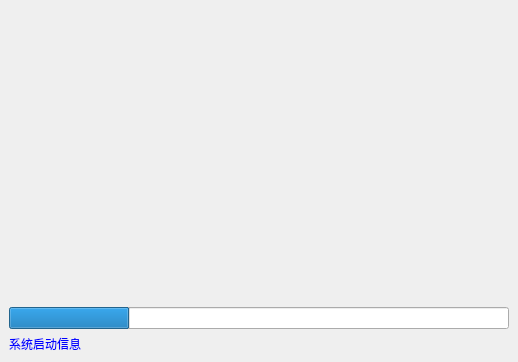
<?xml version="1.0" encoding="UTF-8"?>
<ui version="4.0">
 <class>MainWindow</class>
 <widget class="QMainWindow" name="MainWindow">
  <property name="windowModality">
   <enum>Qt::WindowModal</enum>
  </property>
  <property name="geometry">
   <rect>
    <x>0</x>
    <y>0</y>
    <width>518</width>
    <height>362</height>
   </rect>
  </property>
  <property name="windowTitle">
   <string>启动闪屏</string>
  </property>
  <property name="autoFillBackground">
   <bool>true</bool>
  </property>
  <widget class="QWidget" name="centralwidget">
   <layout class="QVBoxLayout" name="verticalLayout">
    <item>
     <widget class="QLabel" name="label">
      <property name="sizePolicy">
       <sizepolicy hsizetype="Expanding" vsizetype="Expanding">
        <horstretch>0</horstretch>
        <verstretch>0</verstretch>
       </sizepolicy>
      </property>
      <property name="autoFillBackground">
       <bool>true</bool>
      </property>
      <property name="text">
       <string/>
      </property>
      <property name="pixmap">
       <pixmap resource="../resource.qrc">:/icon/splash.png</pixmap>
      </property>
      <property name="scaledContents">
       <bool>true</bool>
      </property>
      <property name="alignment">
       <set>Qt::AlignCenter</set>
      </property>
     </widget>
    </item>
    <item>
     <widget class="QProgressBar" name="progressBar">
      <property name="value">
       <number>24</number>
      </property>
      <property name="textVisible">
       <bool>false</bool>
      </property>
      <property name="invertedAppearance">
       <bool>false</bool>
      </property>
     </widget>
    </item>
    <item>
     <widget class="QLabel" name="label_msg">
      <property name="palette">
       <palette>
        <active>
         <colorrole role="WindowText">
          <brush brushstyle="SolidPattern">
           <color alpha="255">
            <red>0</red>
            <green>0</green>
            <blue>255</blue>
           </color>
          </brush>
         </colorrole>
         <colorrole role="Button">
          <brush brushstyle="SolidPattern">
           <color alpha="255">
            <red>0</red>
            <green>0</green>
            <blue>255</blue>
           </color>
          </brush>
         </colorrole>
         <colorrole role="Light">
          <brush brushstyle="SolidPattern">
           <color alpha="255">
            <red>127</red>
            <green>127</green>
            <blue>255</blue>
           </color>
          </brush>
         </colorrole>
         <colorrole role="Midlight">
          <brush brushstyle="SolidPattern">
           <color alpha="255">
            <red>63</red>
            <green>63</green>
            <blue>255</blue>
           </color>
          </brush>
         </colorrole>
         <colorrole role="Dark">
          <brush brushstyle="SolidPattern">
           <color alpha="255">
            <red>0</red>
            <green>0</green>
            <blue>127</blue>
           </color>
          </brush>
         </colorrole>
         <colorrole role="Mid">
          <brush brushstyle="SolidPattern">
           <color alpha="255">
            <red>0</red>
            <green>0</green>
            <blue>170</blue>
           </color>
          </brush>
         </colorrole>
         <colorrole role="Text">
          <brush brushstyle="SolidPattern">
           <color alpha="255">
            <red>0</red>
            <green>0</green>
            <blue>255</blue>
           </color>
          </brush>
         </colorrole>
         <colorrole role="BrightText">
          <brush brushstyle="SolidPattern">
           <color alpha="255">
            <red>255</red>
            <green>255</green>
            <blue>255</blue>
           </color>
          </brush>
         </colorrole>
         <colorrole role="ButtonText">
          <brush brushstyle="SolidPattern">
           <color alpha="255">
            <red>0</red>
            <green>0</green>
            <blue>0</blue>
           </color>
          </brush>
         </colorrole>
         <colorrole role="Base">
          <brush brushstyle="SolidPattern">
           <color alpha="255">
            <red>255</red>
            <green>255</green>
            <blue>255</blue>
           </color>
          </brush>
         </colorrole>
         <colorrole role="Window">
          <brush brushstyle="SolidPattern">
           <color alpha="255">
            <red>0</red>
            <green>0</green>
            <blue>255</blue>
           </color>
          </brush>
         </colorrole>
         <colorrole role="Shadow">
          <brush brushstyle="SolidPattern">
           <color alpha="255">
            <red>0</red>
            <green>0</green>
            <blue>0</blue>
           </color>
          </brush>
         </colorrole>
         <colorrole role="AlternateBase">
          <brush brushstyle="SolidPattern">
           <color alpha="255">
            <red>127</red>
            <green>127</green>
            <blue>255</blue>
           </color>
          </brush>
         </colorrole>
         <colorrole role="ToolTipBase">
          <brush brushstyle="SolidPattern">
           <color alpha="255">
            <red>255</red>
            <green>255</green>
            <blue>220</blue>
           </color>
          </brush>
         </colorrole>
         <colorrole role="ToolTipText">
          <brush brushstyle="SolidPattern">
           <color alpha="255">
            <red>0</red>
            <green>0</green>
            <blue>0</blue>
           </color>
          </brush>
         </colorrole>
        </active>
        <inactive>
         <colorrole role="WindowText">
          <brush brushstyle="SolidPattern">
           <color alpha="255">
            <red>0</red>
            <green>0</green>
            <blue>255</blue>
           </color>
          </brush>
         </colorrole>
         <colorrole role="Button">
          <brush brushstyle="SolidPattern">
           <color alpha="255">
            <red>0</red>
            <green>0</green>
            <blue>255</blue>
           </color>
          </brush>
         </colorrole>
         <colorrole role="Light">
          <brush brushstyle="SolidPattern">
           <color alpha="255">
            <red>127</red>
            <green>127</green>
            <blue>255</blue>
           </color>
          </brush>
         </colorrole>
         <colorrole role="Midlight">
          <brush brushstyle="SolidPattern">
           <color alpha="255">
            <red>63</red>
            <green>63</green>
            <blue>255</blue>
           </color>
          </brush>
         </colorrole>
         <colorrole role="Dark">
          <brush brushstyle="SolidPattern">
           <color alpha="255">
            <red>0</red>
            <green>0</green>
            <blue>127</blue>
           </color>
          </brush>
         </colorrole>
         <colorrole role="Mid">
          <brush brushstyle="SolidPattern">
           <color alpha="255">
            <red>0</red>
            <green>0</green>
            <blue>170</blue>
           </color>
          </brush>
         </colorrole>
         <colorrole role="Text">
          <brush brushstyle="SolidPattern">
           <color alpha="255">
            <red>0</red>
            <green>0</green>
            <blue>255</blue>
           </color>
          </brush>
         </colorrole>
         <colorrole role="BrightText">
          <brush brushstyle="SolidPattern">
           <color alpha="255">
            <red>255</red>
            <green>255</green>
            <blue>255</blue>
           </color>
          </brush>
         </colorrole>
         <colorrole role="ButtonText">
          <brush brushstyle="SolidPattern">
           <color alpha="255">
            <red>0</red>
            <green>0</green>
            <blue>0</blue>
           </color>
          </brush>
         </colorrole>
         <colorrole role="Base">
          <brush brushstyle="SolidPattern">
           <color alpha="255">
            <red>255</red>
            <green>255</green>
            <blue>255</blue>
           </color>
          </brush>
         </colorrole>
         <colorrole role="Window">
          <brush brushstyle="SolidPattern">
           <color alpha="255">
            <red>0</red>
            <green>0</green>
            <blue>255</blue>
           </color>
          </brush>
         </colorrole>
         <colorrole role="Shadow">
          <brush brushstyle="SolidPattern">
           <color alpha="255">
            <red>0</red>
            <green>0</green>
            <blue>0</blue>
           </color>
          </brush>
         </colorrole>
         <colorrole role="AlternateBase">
          <brush brushstyle="SolidPattern">
           <color alpha="255">
            <red>127</red>
            <green>127</green>
            <blue>255</blue>
           </color>
          </brush>
         </colorrole>
         <colorrole role="ToolTipBase">
          <brush brushstyle="SolidPattern">
           <color alpha="255">
            <red>255</red>
            <green>255</green>
            <blue>220</blue>
           </color>
          </brush>
         </colorrole>
         <colorrole role="ToolTipText">
          <brush brushstyle="SolidPattern">
           <color alpha="255">
            <red>0</red>
            <green>0</green>
            <blue>0</blue>
           </color>
          </brush>
         </colorrole>
        </inactive>
        <disabled>
         <colorrole role="WindowText">
          <brush brushstyle="SolidPattern">
           <color alpha="255">
            <red>0</red>
            <green>0</green>
            <blue>127</blue>
           </color>
          </brush>
         </colorrole>
         <colorrole role="Button">
          <brush brushstyle="SolidPattern">
           <color alpha="255">
            <red>0</red>
            <green>0</green>
            <blue>255</blue>
           </color>
          </brush>
         </colorrole>
         <colorrole role="Light">
          <brush brushstyle="SolidPattern">
           <color alpha="255">
            <red>127</red>
            <green>127</green>
            <blue>255</blue>
           </color>
          </brush>
         </colorrole>
         <colorrole role="Midlight">
          <brush brushstyle="SolidPattern">
           <color alpha="255">
            <red>63</red>
            <green>63</green>
            <blue>255</blue>
           </color>
          </brush>
         </colorrole>
         <colorrole role="Dark">
          <brush brushstyle="SolidPattern">
           <color alpha="255">
            <red>0</red>
            <green>0</green>
            <blue>127</blue>
           </color>
          </brush>
         </colorrole>
         <colorrole role="Mid">
          <brush brushstyle="SolidPattern">
           <color alpha="255">
            <red>0</red>
            <green>0</green>
            <blue>170</blue>
           </color>
          </brush>
         </colorrole>
         <colorrole role="Text">
          <brush brushstyle="SolidPattern">
           <color alpha="255">
            <red>0</red>
            <green>0</green>
            <blue>127</blue>
           </color>
          </brush>
         </colorrole>
         <colorrole role="BrightText">
          <brush brushstyle="SolidPattern">
           <color alpha="255">
            <red>255</red>
            <green>255</green>
            <blue>255</blue>
           </color>
          </brush>
         </colorrole>
         <colorrole role="ButtonText">
          <brush brushstyle="SolidPattern">
           <color alpha="255">
            <red>0</red>
            <green>0</green>
            <blue>127</blue>
           </color>
          </brush>
         </colorrole>
         <colorrole role="Base">
          <brush brushstyle="SolidPattern">
           <color alpha="255">
            <red>0</red>
            <green>0</green>
            <blue>255</blue>
           </color>
          </brush>
         </colorrole>
         <colorrole role="Window">
          <brush brushstyle="SolidPattern">
           <color alpha="255">
            <red>0</red>
            <green>0</green>
            <blue>255</blue>
           </color>
          </brush>
         </colorrole>
         <colorrole role="Shadow">
          <brush brushstyle="SolidPattern">
           <color alpha="255">
            <red>0</red>
            <green>0</green>
            <blue>0</blue>
           </color>
          </brush>
         </colorrole>
         <colorrole role="AlternateBase">
          <brush brushstyle="SolidPattern">
           <color alpha="255">
            <red>0</red>
            <green>0</green>
            <blue>255</blue>
           </color>
          </brush>
         </colorrole>
         <colorrole role="ToolTipBase">
          <brush brushstyle="SolidPattern">
           <color alpha="255">
            <red>255</red>
            <green>255</green>
            <blue>220</blue>
           </color>
          </brush>
         </colorrole>
         <colorrole role="ToolTipText">
          <brush brushstyle="SolidPattern">
           <color alpha="255">
            <red>0</red>
            <green>0</green>
            <blue>0</blue>
           </color>
          </brush>
         </colorrole>
        </disabled>
       </palette>
      </property>
      <property name="autoFillBackground">
       <bool>false</bool>
      </property>
      <property name="text">
       <string>系统启动信息</string>
      </property>
     </widget>
    </item>
   </layout>
  </widget>
 </widget>
 <resources>
  <include location="../resource.qrc"/>
 </resources>
 <connections/>
</ui>
